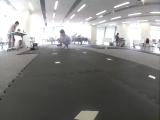
#> input picture donkeycar/management/image_thresholding/testImg1.jpg, 160 x 120 px
$ python -i get_Markers.py   (imports and definitions only)   (older library calls are emulated)
#> lines starting #> are read from the running program, lines starting #| are printed output that depends on the picture; after the words box and inside, x2 and y2 are one past the last pixel; in counts of white or black regions, pixels touching at a corner belong together
#> further down, picture is the input picture: shape (120, 160, 3); mean B, G, R 128.6, 130.1, 130.4
#!/usr/bin/env python3
"""
look at an image file and try to extract the coordinates of the white dots

Usage:
    test.py (find) [--fileName=<fn>] [--nCrop=<n1>] [--nThresh=<n1>]

Options:
    -h --help        Show this screen.
"""
from docopt import docopt
import cv2
import numpy as np
import sys
import os.path
import matplotlib as mpl
# [1 line not run here, left out]
import matplotlib.pyplot as plt

def findLineMarkersFile(fileName,nCrop = 45,nThresh= 100,doPlot = True):
    if not os.path.isfile(fileName+'.jpg'):
        print('no file with that name')
        return
    else:
        img1 = cv2.imread((fileName+'.jpg'))
    findLineMarkers(img1,nCrop,nThresh,doPlot)

def findLineMarkers(img1,nCrop = 45,nThresh= 100,doPlot = True):
    # load image

#> called with nCrop = 45, nThresh = 100, doPlot = True
    if doPlot:
        fig1 = plt.figure()
        ax1 = plt.subplot2grid((3,1),(0,0))
        ax2 = plt.subplot2grid((3,1),(1,0))
        ax3 = plt.subplot2grid((3,1),(2,0))
    # step 1- crop image- there are no road markers in the ceiling
    img1_crop = img1[nCrop:,:,:]
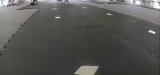
#> img1_crop: shape (75, 160, 3); mean B, G, R 83.1, 86.3, 86.2
    height,width,depth = img1_crop.shape
#> height = 75; width = 160; depth = 3
    img1_thresh = np.zeros((height,width), np.uint8)


    # step 2- threshold the image to only find white pixels
    cv2.inRange(img1_crop.astype('uint8'), np.array([nThresh, nThresh, nThresh]), np.array([255, 255, 255]), img1_thresh)
    # grab contours
    _,cs,_ = cv2.findContours( img1_thresh.astype('uint8'), mode=cv2.RETR_TREE,method=cv2.CHAIN_APPROX_SIMPLE )

    cv2.drawContours(img1_crop, cs, -1, (0,255,0), thickness=1)
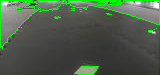
#> img1_crop: shape (75, 160, 3); 5.35% of pixels changed, all inside (x1, y1, x2, y2) = (0, 0, 160, 75)
    filledI = np.zeros(img1_thresh.shape[0:2]).astype('uint8')
    cv2.drawContours(filledI, cs, -1, 255, -1)
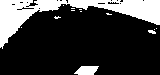
#> filledI: shape (75, 160); 22.3% white; 13 white regions (10 under 20 px), largest, box (x1, y1, x2, y2) and area: (0, 0, 160, 49) 2450, (74, 66, 99, 75) 170, (148, 30, 156, 34) 23
    allA = []
    filledA = []
    allXY = [[],[]]
    filledXY = [[],[]]
    nContours = []
    i = 0
    for c in cs:
        temp = np.zeros(img1_thresh.shape[0:2]).astype('uint8')
        m = cv2.moments(c)
        area          = m['m00']
        if area>0 and area<500:
            centroid      = ( m['m10']/m['m00'],m['m01']/m['m00'] )

            totalA = np.sum(cv2.drawContours(temp, cs, i, 255, thickness=-1))
            andA = np.sum(cv2.bitwise_and(filledI, temp))

            if totalA==andA:
                filledA.append(area)
                filledXY[0].append(centroid[0])
                filledXY[1].append(centroid[1])
                nContours.append(i)
            else:
                allA.append(area)
                allXY[0].append(centroid[0])
                allXY[1].append(centroid[1])

        i+=1
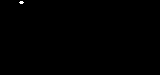
#> temp: shape (75, 160); 0.09% white in thin lines or dots, all inside (x1, y1, x2, y2) = (19, 1, 24, 4)
#> after the loop, allA = [10, 2, 25, 6, 6, 2, 14, 27.5, 2, 6]; filledA = [143.5, 14, 5, 2]


    if doPlot:
        ax3.imshow(img1_crop)
        ax3.plot(allXY[0],allXY[1],linestyle = 'None',marker = '.')
        ax3.plot(filledXY[0],filledXY[1],linestyle = 'None',marker = '.')

        for i, txt in enumerate(nContours):
            ax3.annotate(txt, (filledXY[0][i], filledXY[1][i]))


    print(len(cs))
#| 23
    print(len(allA))
#| 10
    print(len(filledA))
#| 4
    sys.stdout.flush()
    if doPlot:
        cv2.imshow('cropped',img1_crop)
        cv2.imshow('thresholded',img1_thresh)
        cv2.imshow('filled',filledI)
    temp = np.zeros(img1_thresh.shape[0:2]).astype('uint8')
    # [4 lines of commented-out code are left out]
    if doPlot:
        ax1.plot(allXY[0],allA,linestyle = 'None',marker = '.')
        ax2.plot(allXY[1],allA,linestyle = 'None',marker = '.')
        ax1.plot(filledXY[0],filledA,linestyle = 'None',marker = '.')
        ax2.plot(filledXY[1],filledA,linestyle = 'None',marker = '.')
        plt.show()
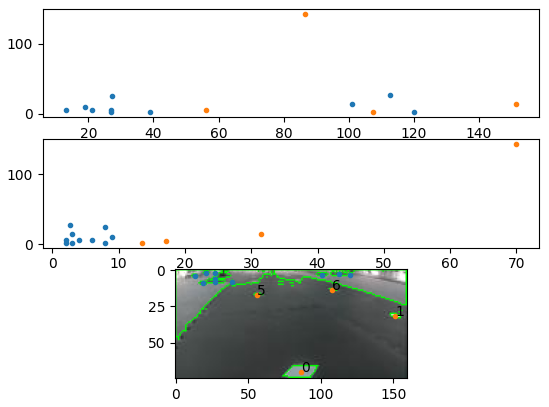
#> figure drawn by matplotlib, 3 panels; B, G, R data is drawn as R, G, B
    #cv2.waitKey(0)
    return filledXY, filledA, allXY, allA

# [12 lines not run here, left out]

>>> import cv2
>>> picture = cv2.imread('testImg1.jpg')
>>> result = findLineMarkers(picture)
#> result = ([[86.44, 151.5, 56.2, 107.5], [70, 31.43, 17.13, 13.5]], [143.5, 14, 5, 2], [[19, 39, 27.32, 27, 13, 120, 101, 112.6, 27, 21], [9, 8, 7.95, 6, 4, 3, 3, 2.74, 2, 2]], [10, 2, 25, 6, 6, 2, 14, 27.5, 2, 6])
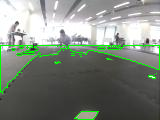
#> picture: shape (120, 160, 3); 3.34% of pixels changed, all inside (x1, y1, x2, y2) = (0, 45, 160, 120)
